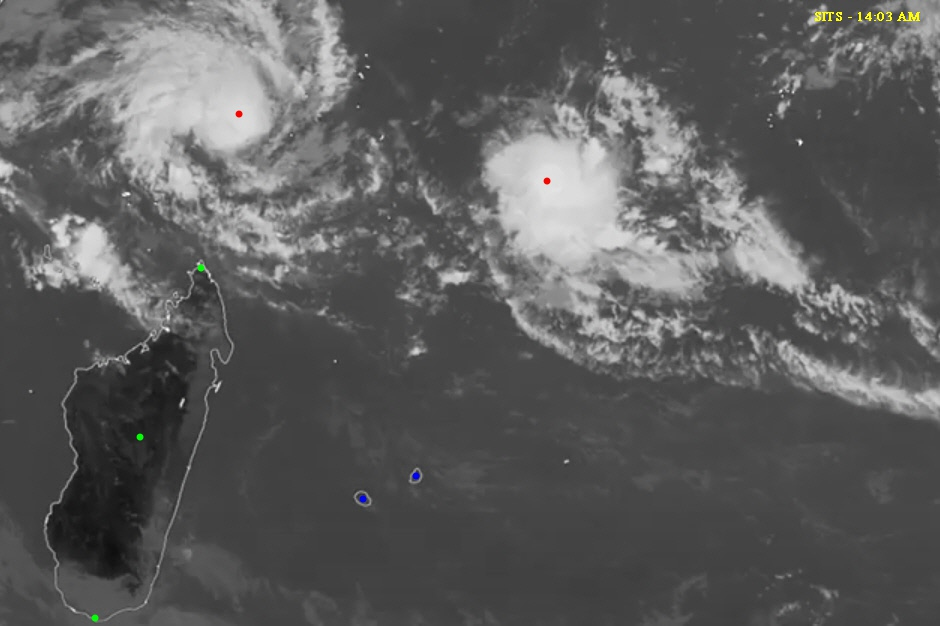
#> input picture Assignment_1/1.jpg, 940 x 626 px
$ python jigsolver.py 1.jpg
#> lines starting #> are read from the running program, lines starting #| are printed output that depends on the picture; after the words box and inside, x2 and y2 are one past the last pixel; in counts of white or black regions, pixels touching at a corner belong together
# -*- coding: utf-8 -*-
"""EE604A_HA1_Q2.ipynb

Automatically generated by Colaboratory.

Original file is located at
    https://colab.research.google.com/drive/1IVXMC18vu-YjOQuEFNbk8qNplkfkpcLr
"""

import cv2
import numpy as np
import matplotlib.pyplot as plt
# import matplotlib.image as mpimg
import sys
from PIL import Image
# from google.colab.patches import cv2_imshow
# from google.colab import files

# uploaded = files.upload()

input_img= sys.argv[1]
imag = Image.open(input_img)
#> imag is the input picture: PIL image 940x626 RGB; mean R, G, B 92.7, 92.7, 92.6
img = np.array(imag)
# [5 lines of commented-out code are left out]

part1=img[0:200,0:190]
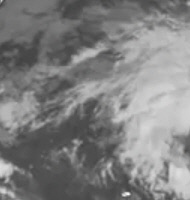
#> part1: shape (200, 190, 3); mean R, G, B 128.7, 128.7, 128.7
part1=part1[:,:,[0,2,1]]#rbg
# plt.imshow(part1)

part2=img[200:410,0:190]
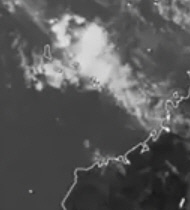
#> part2: shape (210, 190, 3); mean R, G, B 88.4, 88.4, 88.4
part2=cv2.flip(part2,0)
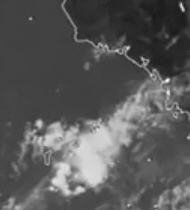
#> part2: shape (210, 190, 3); mean R, G, B 88.4, 88.4, 88.4
# plt.imshow(part2)


img[0:210,0:190]=part2
img[200:400,0:190]=part1

part3=img[150:330,515:700]
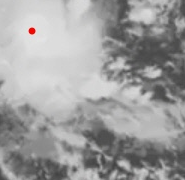
#> part3: shape (180, 185, 3); mean R, G, B 158.1, 157.8, 157.8
part3=cv2.flip(part3,1)
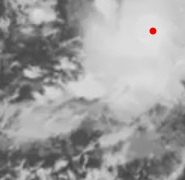
#> part3: shape (180, 185, 3); mean R, G, B 158.1, 157.8, 157.8
img[150:330,515:700]=part3
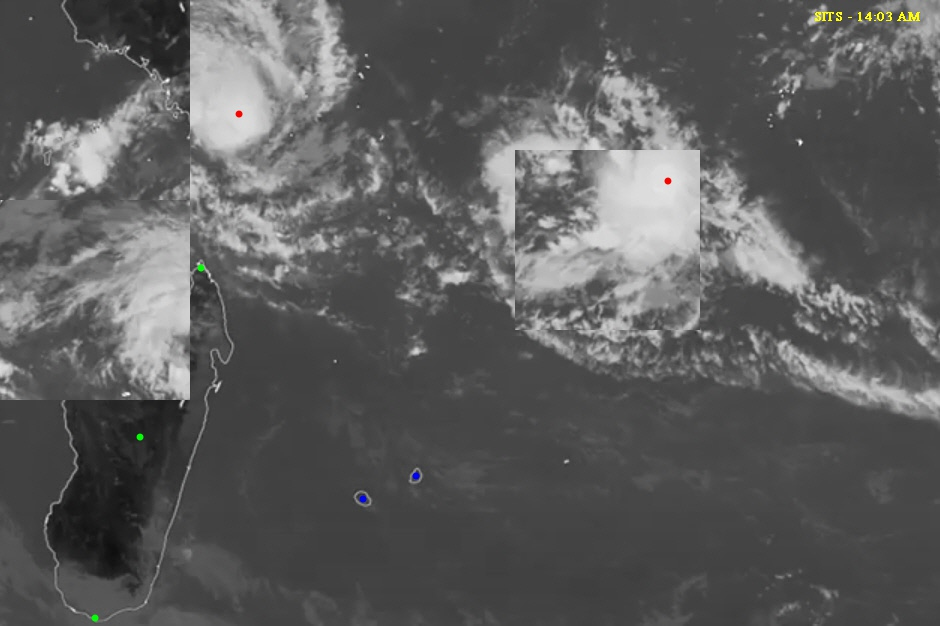
#> img: shape (626, 940, 3); mean R, G, B 92.6, 92.6, 92.4

part4=img[370:421,370:797]
part4=cv2.flip(part4,0)
img[370:421,370:797]=part4
# plt.imshow(part4)

pad1=img[395:400,0:190]
pad2=img[410:415,0:190]
img[400:405,0:190]=pad1
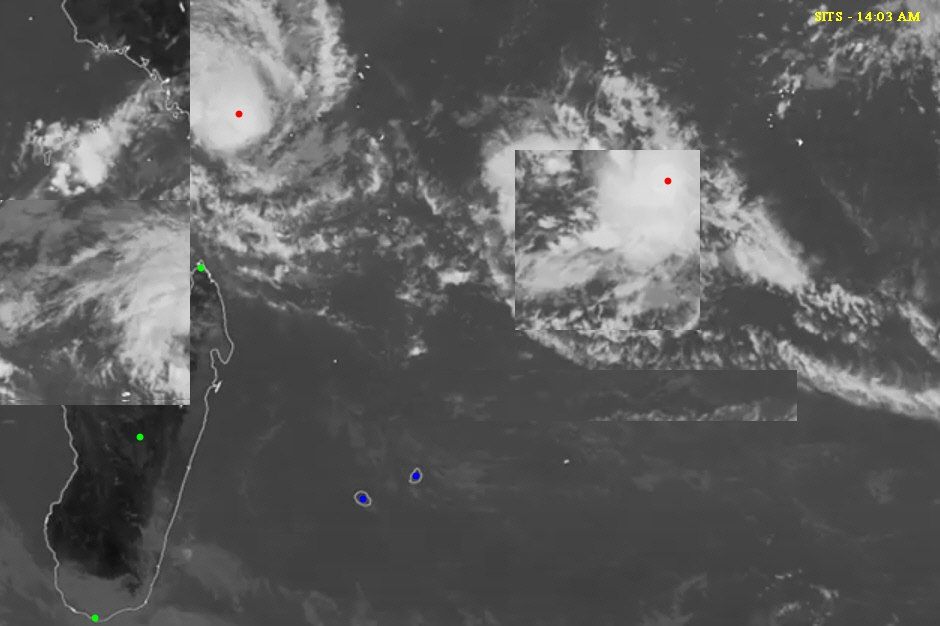
#> img: shape (626, 940, 3); mean R, G, B 92.6, 92.7, 92.5
img[405:410,0:190]=pad2
#> img: shape (626, 940, 3); 0.12% of pixels changed, all inside (x1, y1, x2, y2) = (0, 405, 190, 410)

# padnew=img[395:415,0:190]
img = Image.fromarray(img)
plt.imshow(img)
img.show()

$ run again, on Assignment_1/jigsaw.jpg
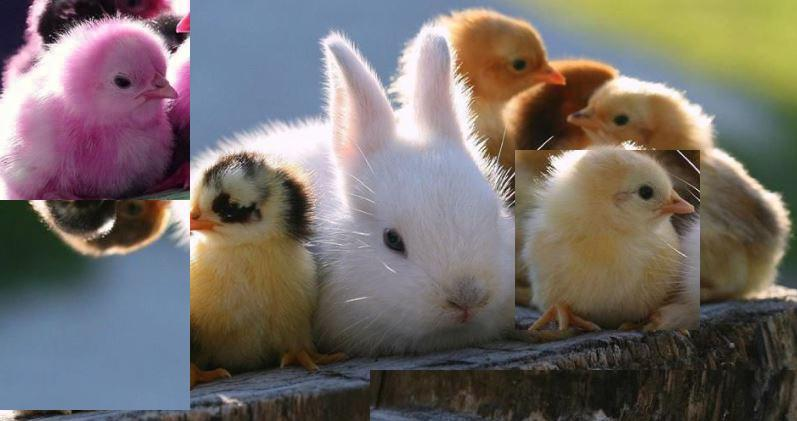
#> input picture Assignment_1/jigsaw.jpg, 797 x 421 px
#> imag is the input picture: PIL image 797x421 RGB; mean R, G, B 117.4, 109.7, 105.6
#> `part3=cv2.flip(part3,1)`:
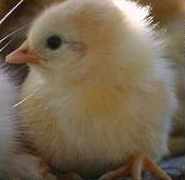
#> part3: shape (180, 185, 3); mean R, G, B 119, 103.3, 81.2
#> `img[405:410,0:190]=pad2`:
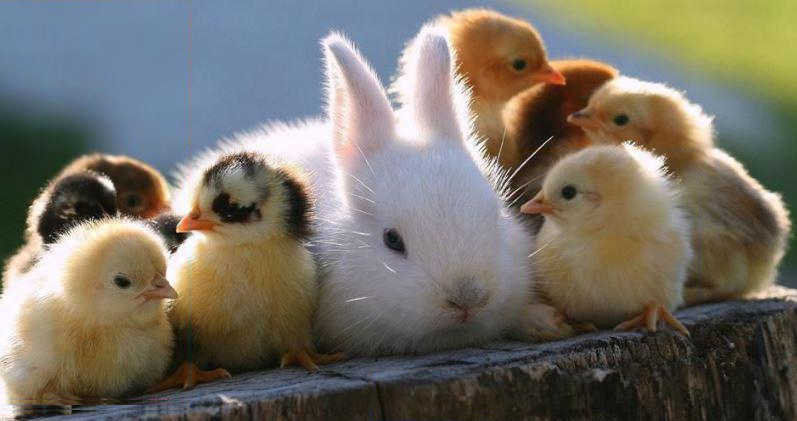
#> img: shape (421, 797, 3); mean R, G, B 117.4, 112.7, 102.8
